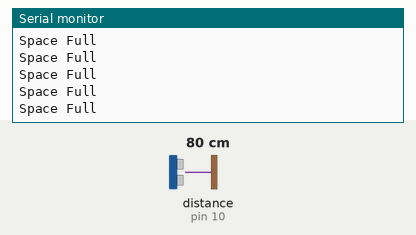
Bench run of a sketch on a simulated Arduino Uno, built with avr-gcc and run on an emulated ATmega328P. Shown: the last lines printed to the serial monitor. Wiring (inferred from the names in the program): ultrasonic range finder: trigger pin 9; echo pin 10. Inputs (shaded band) come from the test bench; at power-on: distance to the obstacle (sensor on pin 10) 80 cm. The echo pulse lasts 58.3 µs per cm.

Above: at 1.8 s.
1.9 s: distance to the obstacle (sensor on pin 10) set to 250 cm
At 3.2 s:
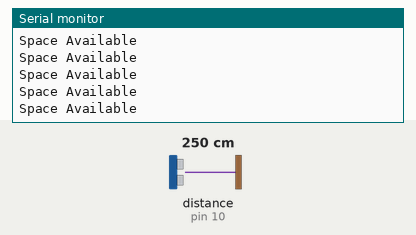
4.8 s: distance to the obstacle (sensor on pin 10) set to 299 cm
7.8 s: distance to the obstacle (sensor on pin 10) set to 197 cm
At 9.7 s:
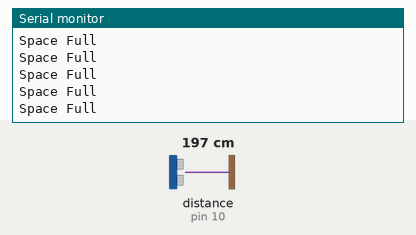

The sketch:

ParkingSystem.ino
```cpp
const int trig = 9; //Define the pins
const int echo = 10;

long time; //Define a variable called time
int distance; //Define a variable called distance
void setup() {
pinMode(trig, OUTPUT);
pinMode(echo, INPUT);
Serial.begin(9600); //Begin serial monitor
}
void loop() {time = pulseIn(echo, HIGH); //Get the time from the echo pin

digitalWrite(trig, LOW);
delayMicroseconds(2);

digitalWrite(trig, HIGH);
delayMicroseconds(10);
digitalWrite(trig, LOW);


distance= time*0.034/2; //Calculating distance between the sensor and the car

if (distance > 200) {  //If there is nothing within 200cm it means that no car is parked
   Serial.println("Space Available"); //and then print out that space is available

} else {
   Serial.println("Space Full"); //else say that space is full
}

}
```

Measured:
- after the input at 1.9 s, the serial monitor: prints a new line after 0.16 s (image 1)
- after the input at 7.8 s, the serial monitor: prints a new line at once (image 2)
